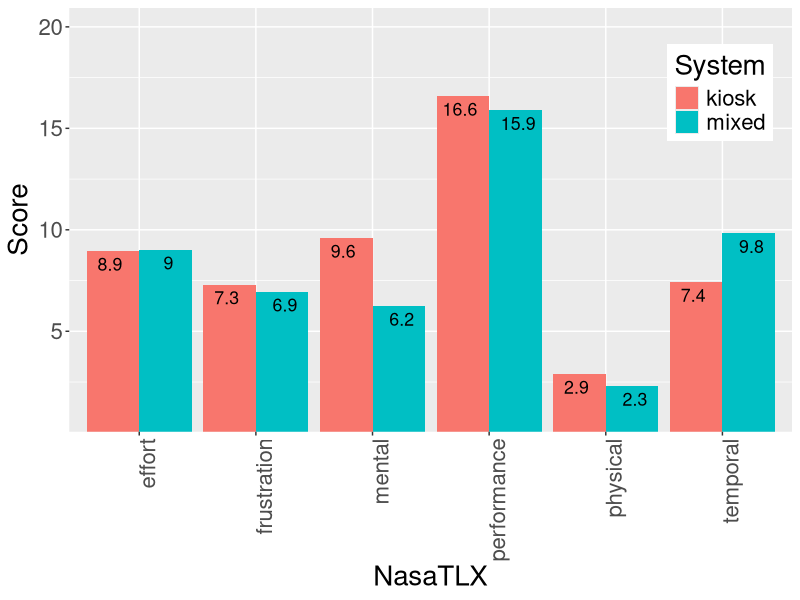
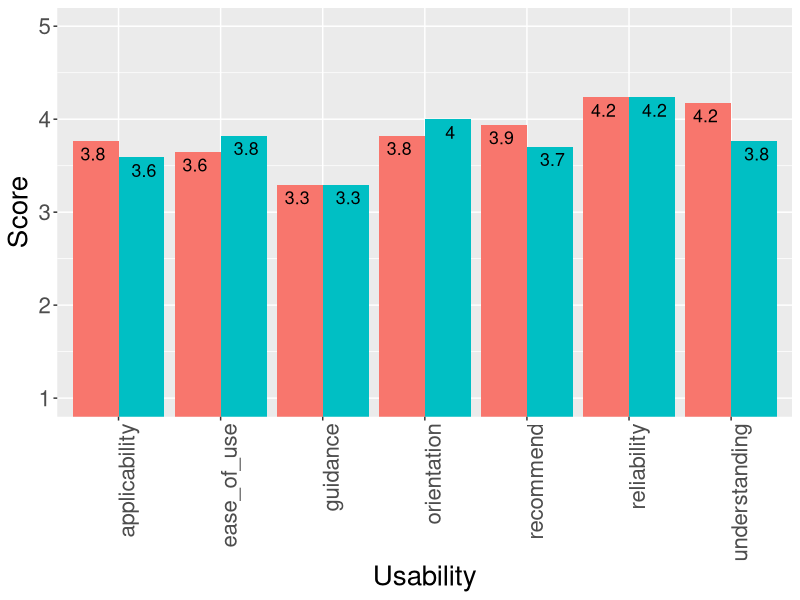

The R script that drew these images, in order: (Note: this script raises an error after producing the figures.)
## ---- chunk 1
studyA_participants <- read.csv(file="studyA_participants.csv", header=TRUE, sep=";")
studyB_participants <- read.csv(file="studyB_participants.csv", header=TRUE, sep=";")
studyA_results <- read.csv(file="studyA_results.csv", header=TRUE, sep=",")
studyB_results <- read.csv(file="studyB_results.csv", header=TRUE, sep=";")
## ---- chunk 2
recodeSantaBarbara <- function(values) {
  x = c()
  for (i in values) {
    x = append(x, c(switch(i,7,6,5,4,3,2,1)))
  }
  return (x)
}

getSenseOfDirectionForPerson <- function(index, dataset) {
  sum = recodeSantaBarbara(dataset$SBSOD1)[index] + dataset$SBSOD2[index] + recodeSantaBarbara(dataset$SBSOD3)[index] + 
    recodeSantaBarbara(dataset$SBSOD4)[index] + recodeSantaBarbara(dataset$SBSOD5)[index] + dataset$SBSOD6[index] + 
    recodeSantaBarbara(dataset$SBSOD7)[index] + dataset$SBSOD8[index] + recodeSantaBarbara(dataset$SBSOD9)[index] + dataset$SBSOD10[index] + dataset$SBSOD11[index] + dataset$SBSOD12[index] + dataset$SBSOD13[index] + recodeSantaBarbara(dataset$SBSOD14)[index] + dataset$SBSOD15[index] 
  return (sum/15)
}

getAllSenseOfDir = function(dataset) {
  x = c()
  for (i in 1:length(dataset[,7])) {
    x = append(x, c(getSenseOfDirectionForPerson(i,dataset)))
  }
  return(x)
}

## ---- chunk 3
getAverageValue = function(dataset, column) {
  persons = length(dataset[,column])
  sum = 0
  for (i in 1:persons) {
    sum = sum + dataset[,column][i]
  }
  return(sum/persons)
}
## ---- chunk 4
getAllSenseOfDir(studyA_participants)
options(digits=1)
## ---- chunk 5
options(digits=2)
studyA_results$nasa_mean <- rowMeans(studyA_results[3:8])

times <- c("interaction_time", "navigation_time")
studyA_times_kiosk <- studyA_results[1:17, times]
studyA_times_mixed <- studyA_results[18:34, times]

nasa <- c("mental", "physical", "temporal", "performance", "effort", "frustration", "nasa_mean")
studyA_nasa_kiosk <- studyA_results[1:17, nasa]
studyA_nasa_mixed <- studyA_results[18:34, nasa]
## ---- chunk 6
library(ggplot2)
library(scales)
library(dplyr)
library(tidyr)

size = 4.5

rowsKiosk = 1:17
rowsMixed = 18:34
df <- data.frame(System = c("kiosk", "mixed"),
                 mental = c(mean(studyA_results[rowsKiosk,]$mental), mean(studyA_results[rowsMixed,]$mental)),
                 physical = c(mean(studyA_results[rowsKiosk,]$physical), mean(studyA_results[rowsMixed,]$physical)),
                 temporal = c(mean(studyA_results[rowsKiosk,]$temporal), mean(studyA_results[rowsMixed,]$temporal)),
                 performance = c(mean(studyA_results[rowsKiosk,]$performance), mean(studyA_results[rowsMixed,]$performance)),
                 effort = c(mean(studyA_results[rowsKiosk,]$effort), mean(studyA_results[rowsMixed,]$effort)),
                 frustration = c(mean(studyA_results[rowsKiosk,]$frustration), mean(studyA_results[rowsMixed,]$frustration)))
DFtall <- df %>% gather(key = NasaTLX, value = Score, mental:frustration)

png(file="studyA_nasa.png")
ggplot(DFtall, aes(NasaTLX, Score, fill = System)) + 
  geom_col(position = "dodge") +
  geom_text(aes(label = round(Score, 1)), position = position_dodge(width = 1), vjust = 1.5, hjust = 0.5, size = size) +
  coord_cartesian(ylim = c(1, 20)) +
  theme(text = element_text(size=20), axis.text.x = element_text(angle=90, hjust=1), legend.position = c(0.9, 0.8)) 
dev.off()            
## ---- chunk 7
rowsKiosk = 1:17
rowsMixed = 18:34
df <- data.frame(group = c("kiosk", "mixed"),
                 ease_of_use = c(mean(studyA_results[rowsKiosk,]$easeofuse), mean(studyA_results[rowsMixed,]$easeofuse)),
                 understanding = c(mean(studyA_results[rowsKiosk,]$understanding), mean(studyA_results[rowsMixed,]$understanding)),
                 guidance = c(mean(studyA_results[rowsKiosk,]$guidance), mean(studyA_results[rowsMixed,]$guidance)),
                 reliability = c(mean(studyA_results[rowsKiosk,]$relicability), mean(studyA_results[rowsMixed,]$relicability)),
                 orientation = c(mean(studyA_results[rowsKiosk,]$orientation), mean(studyA_results[rowsMixed,]$orientation)),
                 recommend = c(mean(studyA_results[rowsKiosk,]$recommendation), mean(studyA_results[rowsMixed,]$recommendation)),
                 applicability = c(mean(studyA_results[rowsKiosk,]$applicability), mean(studyA_results[rowsMixed,]$applicability)))
DFtall <- df %>% gather(key = Usability, value = Score, ease_of_use:applicability)

png(file="studyA_use.png")
ggplot(DFtall, aes(Usability, Score, fill = group)) + 
  geom_col(position = "dodge") +
  geom_text(aes(label = round(Score, 1)), position = position_dodge(width = 1), vjust = 1.5, hjust = 0.5, size = size) +
  coord_cartesian(ylim = c(1, 5)) + 
  theme(text = element_text(size=20), axis.text.x = element_text(angle=90, hjust=1), legend.position = "none") 
dev.off()
## ---- chunk 8
options(digits=1)
getAllSenseOfDir(studyB_results)
## ---- chunk 9
options(digits=0)
## ---- chunk 10
options(digits=2)
studyB_results$nasa_mean <- rowMeans(studyB_results[3:8])

times <- c("interaction_time", "navigation_time")
studyB_times_kiosk <- studyB_results[1:14, times]
studyB_times_app <- studyB_results[15:28, times]

nasa <- c("mental", "physical", "temporal", "performance", "effort", "frustration", "nasa_mean")
studyB_nasa_kiosk <- studyB_results[1:14, nasa]
studyB_nasa_app <- studyB_results[15:28, nasa]
## ---- chunk 11
rowsKiosk = 1:14
rowsMixed = 15:28
df <- data.frame(System = c("kiosk", "mixed"),
                 mental = c(mean(studyB_results[rowsKiosk,]$mental), mean(studyB_results[rowsMixed,]$mental)),
                 physical = c(mean(studyB_results[rowsKiosk,]$physical), mean(studyB_results[rowsMixed,]$physical)),
                 temporal = c(mean(studyB_results[rowsKiosk,]$temporal), mean(studyB_results[rowsMixed,]$temporal)),
                 performance = c(mean(studyB_results[rowsKiosk,]$performance), mean(studyB_results[rowsMixed,]$performance)),
                 effort = c(mean(studyB_results[rowsKiosk,]$effort), mean(studyB_results[rowsMixed,]$effort)),
                 frustration = c(mean(studyB_results[rowsKiosk,]$frustration), mean(studyB_results[rowsMixed,]$frustration)))
DFtall <- df %>% gather(key = NasaTLX, value = Score, mental:frustration)

png(file="studyB_nasa.png")
ggplot(DFtall, aes(NasaTLX, Score, fill = System)) + 
  geom_col(position = "dodge") +
  geom_text(aes(label = round(Score, 1)), position = position_dodge(width = 1), vjust = 1.5, hjust = 0.5, size = size) +
  coord_cartesian(ylim = c(1, 20)) +
  theme(text = element_text(size=20), axis.text.x = element_text(angle=90, hjust=1), legend.position = c(0.9, 0.8)) 
dev.off()            
## ---- chunk 12
rowsKiosk = 1:14
rowsMixed = 15:28
df <- data.frame(group = c("kiosk", "app"),
                 ease_of_use = c(mean(studyB_results[rowsKiosk,]$easeofuse), mean(studyB_results[rowsMixed,]$easeofuse)),
                 understanding = c(mean(studyB_results[rowsKiosk,]$understanding), mean(studyB_results[rowsMixed,]$understanding)),
                 guidance = c(mean(studyB_results[rowsKiosk,]$guidance), mean(studyB_results[rowsMixed,]$guidance)),
                 reliability = c(mean(studyB_results[rowsKiosk,]$relicability), mean(studyB_results[rowsMixed,]$relicability)),
                 orientation = c(mean(studyB_results[rowsKiosk,]$orientation), mean(studyB_results[rowsMixed,]$orientation)),
                 recommend = c(mean(studyB_results[rowsKiosk,]$recommendation), mean(studyB_results[rowsMixed,]$recommendation)),
                 applicability = c(mean(studyB_results[rowsKiosk,]$applicability), mean(studyB_results[rowsMixed,]$applicability)))
DFtall <- df %>% gather(key = Usability, value = Score, ease_of_use:applicability)

png(file="studyB_use.png")
ggplot(DFtall, aes(Usability, Score, fill = group)) + 
  geom_col(position = "dodge") +
  scale_y_continuous(breaks = c(1:5), labels = c("1", "2", "3", "4", "5")) +
  geom_text(aes(label = round(Score, 1)), position = position_dodge(width = 1), vjust = 1.5, hjust = 0.5, size = size) +
  coord_cartesian(ylim = c(1, 5)) +
  theme(text = element_text(size=20), axis.text.x = element_text(angle=90, hjust=1), legend.position = "none")  
dev.off()
